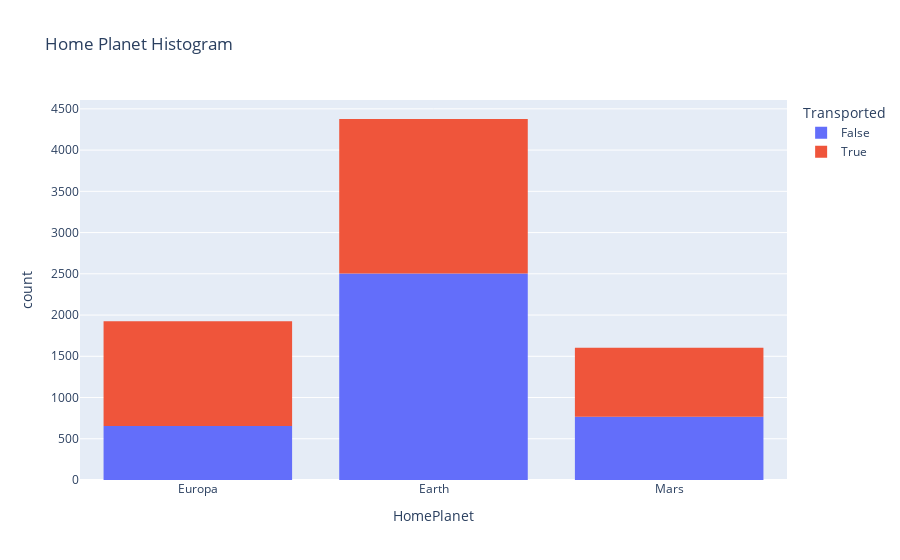

Source (notebook cell):
### Code cell
#let's take a closer look at home planet and transported stats 

fig = px.histogram(train_data, x='HomePlanet', title = "Home Planet Histogram", color= train_data['Transported'])
fig.show()

### Figure 1 — Plotly figure (JSON) as saved in the notebook; plotly's stock layout.template omitted (floating-point values rounded to 4 significant figures; data arrays with more than 128 entries replaced by an {"elided": "..."} marker saying what was removed)
{"data": [{"alignmentgroup": "True", "bingroup": "x", "hovertemplate": "Transported=False<br>HomePlanet=%{x}<br>count=%{y}<extra></extra>", "legendgroup": "False", "marker": {"color": "#636efa", "pattern": {"shape": ""}}, "name": "False", "offsetgroup": "False", "orientation": "v", "showlegend": true, "type": "histogram", "x": {"elided": "3928 str values"}, "xaxis": "x", "yaxis": "y"}, {"alignmentgroup": "True", "bingroup": "x", "hovertemplate": "Transported=True<br>HomePlanet=%{x}<br>count=%{y}<extra></extra>", "legendgroup": "True", "marker": {"color": "#EF553B", "pattern": {"shape": ""}}, "name": "True", "offsetgroup": "True", "orientation": "v", "showlegend": true, "type": "histogram", "x": {"elided": "3979 str values"}, "xaxis": "x", "yaxis": "y"}], "layout": {"barmode": "relative", "legend": {"title": {"text": "Transported"}, "tracegroupgap": 0}, "title": {"text": "Home Planet Histogram"}, "xaxis": {"anchor": "y", "domain": [0, 1], "title": {"text": "HomePlanet"}}, "yaxis": {"anchor": "x", "domain": [0, 1], "title": {"text": "count"}}}}
